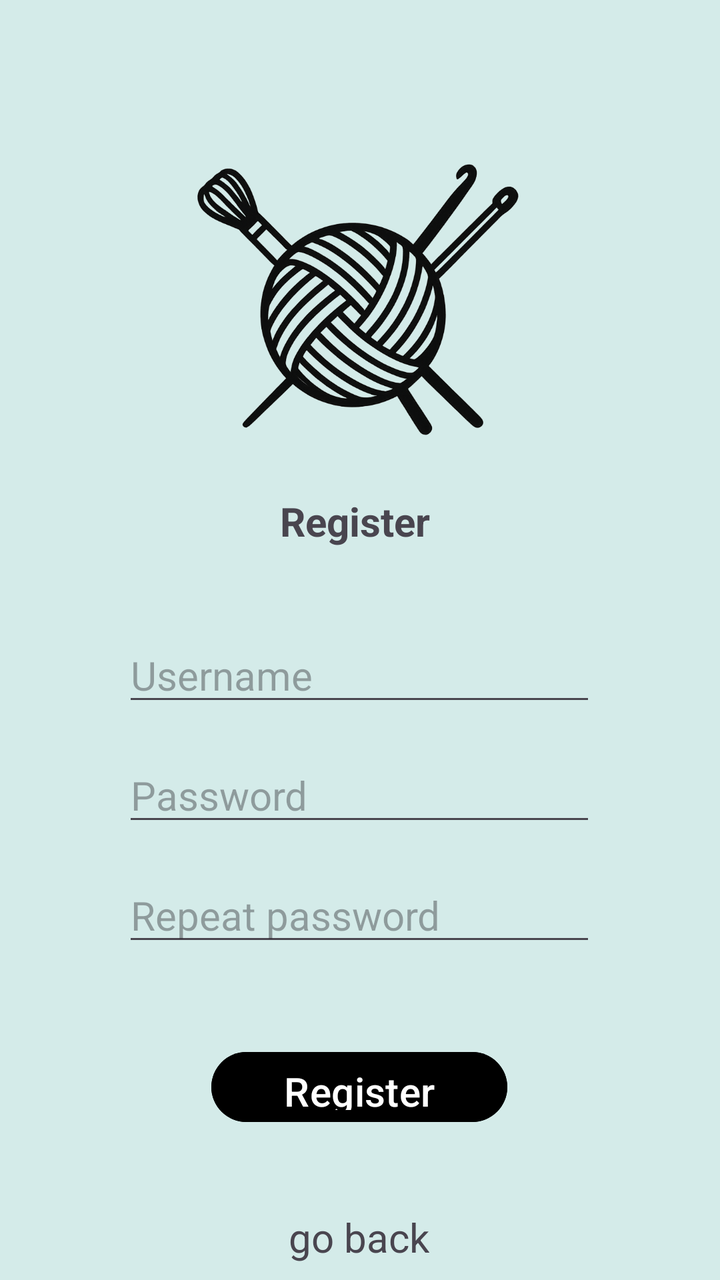
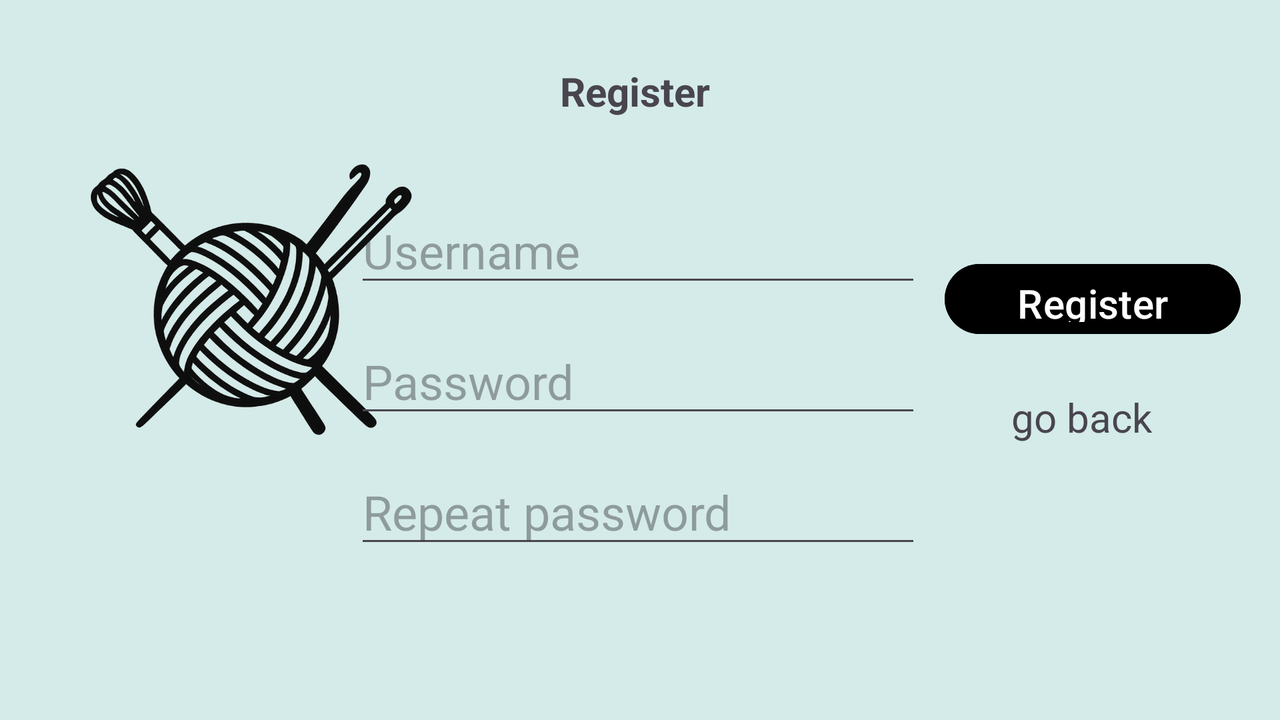

One screen, two layout resources from the same app: the default and the repository's alternative for another configuration. Each is rendered where Android would select it; the XML of both is given below.
<!-- AndroidManifest.xml: application theme Theme.CraftRunner -->
<!-- res/layout/fragment_register.xml -->
<?xml version="1.0" encoding="utf-8"?>
<androidx.constraintlayout.widget.ConstraintLayout xmlns:android="http://schemas.android.com/apk/res/android"
    xmlns:app="http://schemas.android.com/apk/res-auto"
    xmlns:tools="http://schemas.android.com/tools"
    android:id="@+id/frameLayout2"
    android:layout_width="match_parent"
    android:layout_height="match_parent"
    android:background="#D4EBE9"
    tools:context=".ui.app.RegisterFragment">

    <ImageView
        android:id="@+id/imageView3"
        android:layout_width="164dp"
        android:layout_height="147dp"
        android:layout_marginTop="76dp"
        android:src="@drawable/logo"
        app:layout_constraintEnd_toEndOf="parent"
        app:layout_constraintHorizontal_bias="0.497"
        app:layout_constraintStart_toStartOf="parent"
        app:layout_constraintTop_toTopOf="parent" />

    <TextView
        android:id="@+id/textView3"
        android:layout_width="wrap_content"
        android:layout_height="wrap_content"
        android:layout_marginTop="24dp"
        android:text="Register "
        android:textSize="20sp"
        android:textStyle="bold"
        app:layout_constraintEnd_toEndOf="parent"
        app:layout_constraintStart_toStartOf="parent"
        app:layout_constraintTop_toBottomOf="@+id/imageView3" />

    <EditText
        android:id="@+id/editTextUsername"
        android:layout_width="wrap_content"
        android:layout_height="wrap_content"
        android:layout_marginTop="40dp"
        android:ems="10"
        android:hint="Username"
        android:inputType="text"
        android:textSize="20sp"
        app:layout_constraintEnd_toEndOf="parent"
        app:layout_constraintHorizontal_bias="0.497"
        app:layout_constraintStart_toStartOf="parent"
        app:layout_constraintTop_toBottomOf="@+id/textView3" />

    <EditText
        android:id="@+id/editTextPassword"
        android:layout_width="wrap_content"
        android:layout_height="wrap_content"
        android:layout_marginTop="16dp"
        android:ems="10"
        android:hint="Password"
        android:inputType="textPassword"
        android:textSize="20sp"
        app:layout_constraintEnd_toEndOf="parent"
        app:layout_constraintHorizontal_bias="0.497"
        app:layout_constraintStart_toStartOf="parent"
        app:layout_constraintTop_toBottomOf="@+id/editTextUsername" />

    <Button
        android:id="@+id/buttonRegister"
        android:layout_width="148dp"
        android:layout_height="43dp"
        android:layout_marginTop="44dp"
        android:backgroundTint="@color/black"
        android:text="Register"
        android:textSize="20sp"
        app:layout_constraintEnd_toEndOf="parent"
        app:layout_constraintHorizontal_bias="0.498"
        app:layout_constraintStart_toStartOf="parent"
        app:layout_constraintTop_toBottomOf="@+id/editTextPasswordRep" />

    <EditText
        android:id="@+id/editTextPasswordRep"
        android:layout_width="wrap_content"
        android:layout_height="wrap_content"
        android:layout_marginTop="16dp"
        android:ems="10"
        android:hint="Repeat password"
        android:inputType="text"
        android:textSize="20sp"
        app:layout_constraintEnd_toEndOf="parent"
        app:layout_constraintHorizontal_bias="0.497"
        app:layout_constraintStart_toStartOf="parent"
        app:layout_constraintTop_toBottomOf="@+id/editTextPassword" />

    <TextView
        android:id="@+id/textViewGoBack"
        android:layout_width="wrap_content"
        android:layout_height="wrap_content"
        android:layout_marginTop="40dp"
        android:text="go back"
        android:textSize="20sp"
        app:layout_constraintEnd_toEndOf="parent"
        app:layout_constraintHorizontal_bias="0.498"
        app:layout_constraintStart_toStartOf="parent"
        app:layout_constraintTop_toBottomOf="@+id/buttonRegister" />

</androidx.constraintlayout.widget.ConstraintLayout>
<!-- resources referenced by this layout -->
<resources>
  <!-- drawable logo: png bitmap (drawable, 313197 bytes) -->
  <style name="Theme.CraftRunner" parent="Base.Theme.CraftRunner" />
  <style name="Base.Theme.CraftRunner" parent="Theme.Material3.DayNight.NoActionBar">
          
          
      </style>
</resources>
<!-- res/layout-land/fragment_register.xml (the repository's variant of the layout above) -->
<!-- drawn on the phone turned sideways -->
<?xml version="1.0" encoding="utf-8"?>
<androidx.constraintlayout.widget.ConstraintLayout xmlns:android="http://schemas.android.com/apk/res/android"
    xmlns:app="http://schemas.android.com/apk/res-auto"
    xmlns:tools="http://schemas.android.com/tools"
    android:id="@+id/frameLayout2"
    android:layout_width="match_parent"
    android:layout_height="match_parent"
    android:background="#D4EBE9"
    tools:context=".ui.app.RegisterFragment">

    <ImageView
        android:id="@+id/imageView3"
        android:layout_width="164dp"
        android:layout_height="147dp"
        android:layout_marginStart="44dp"
        android:layout_marginTop="76dp"
        android:src="@drawable/logo"
        app:layout_constraintStart_toStartOf="parent"
        app:layout_constraintTop_toTopOf="parent" />

    <TextView
        android:id="@+id/textView3"
        android:layout_width="wrap_content"
        android:layout_height="wrap_content"
        android:layout_marginTop="32dp"
        android:text="Register "
        android:textSize="20sp"
        android:textStyle="bold"
        app:layout_constraintEnd_toEndOf="parent"
        app:layout_constraintStart_toStartOf="parent"
        app:layout_constraintTop_toTopOf="parent" />

    <EditText
        android:id="@+id/editTextUsername"
        android:layout_width="wrap_content"
        android:layout_height="wrap_content"
        android:layout_marginTop="40dp"
        android:ems="10"
        android:hint="Username"
        android:inputType="text"
        android:textSize="24sp"
        app:layout_constraintEnd_toEndOf="parent"
        app:layout_constraintHorizontal_bias="0.497"
        app:layout_constraintStart_toStartOf="parent"
        app:layout_constraintTop_toBottomOf="@+id/textView3" />

    <EditText
        android:id="@+id/editTextPassword"
        android:layout_width="wrap_content"
        android:layout_height="wrap_content"
        android:layout_marginTop="16dp"
        android:ems="10"
        android:hint="Password"
        android:inputType="textPassword"
        android:textSize="24sp"
        app:layout_constraintEnd_toEndOf="parent"
        app:layout_constraintHorizontal_bias="0.497"
        app:layout_constraintStart_toStartOf="parent"
        app:layout_constraintTop_toBottomOf="@+id/editTextUsername" />

    <Button
        android:id="@+id/buttonRegister"
        android:layout_width="148dp"
        android:layout_height="43dp"
        android:layout_marginTop="128dp"
        android:backgroundTint="@color/black"
        android:text="Register"
        android:textSize="20sp"
        app:layout_constraintEnd_toEndOf="parent"
        app:layout_constraintHorizontal_bias="0.376"
        app:layout_constraintStart_toEndOf="@+id/editTextPassword"
        app:layout_constraintTop_toTopOf="parent" />

    <EditText
        android:id="@+id/editTextPasswordRep"
        android:layout_width="wrap_content"
        android:layout_height="wrap_content"
        android:layout_marginTop="16dp"
        android:ems="10"
        android:hint="Repeat password"
        android:inputType="text"
        android:textSize="24sp"
        app:layout_constraintEnd_toEndOf="parent"
        app:layout_constraintHorizontal_bias="0.497"
        app:layout_constraintStart_toStartOf="parent"
        app:layout_constraintTop_toBottomOf="@+id/editTextPassword" />

    <TextView
        android:id="@+id/textViewGoBack"
        android:layout_width="wrap_content"
        android:layout_height="wrap_content"
        android:layout_marginTop="24dp"
        android:text="go back"
        android:textSize="20sp"
        app:layout_constraintEnd_toEndOf="parent"
        app:layout_constraintHorizontal_bias="0.413"
        app:layout_constraintStart_toEndOf="@+id/editTextPasswordRep"
        app:layout_constraintTop_toBottomOf="@+id/buttonRegister" />

</androidx.constraintlayout.widget.ConstraintLayout>
